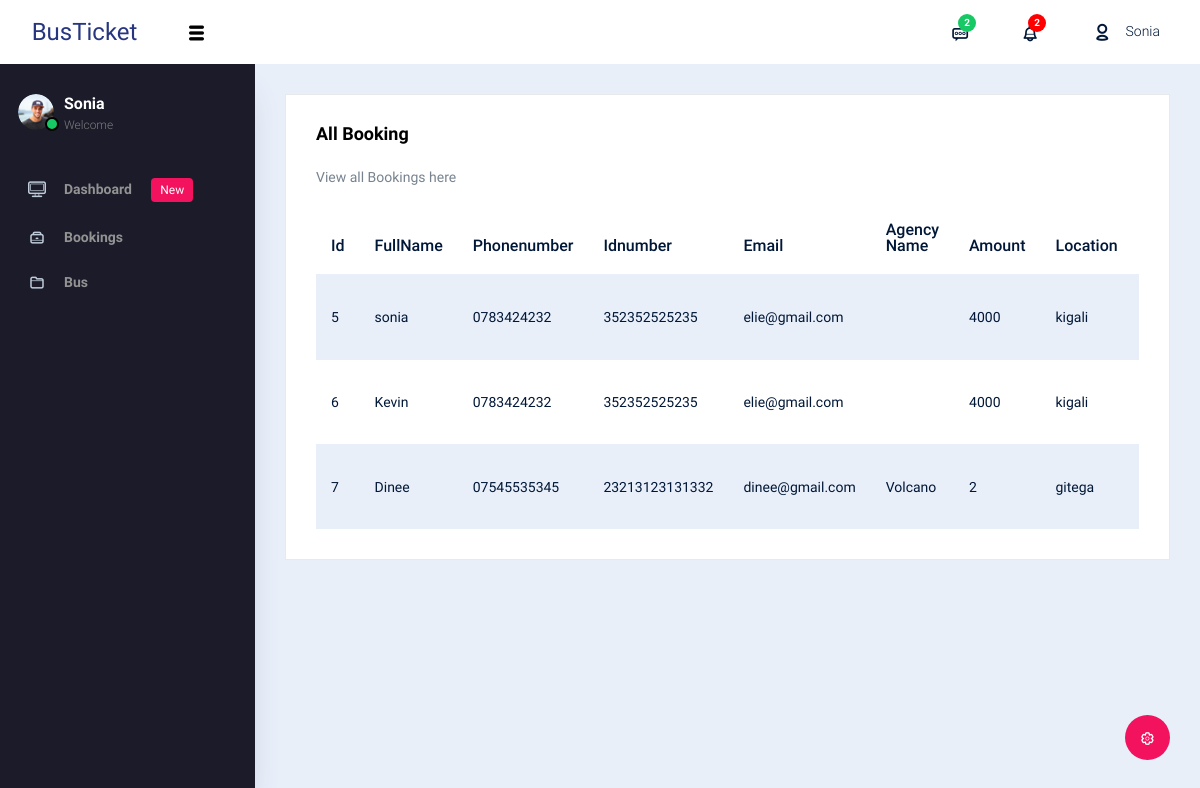
Screenshot of /Agency/allbooking.php (signed in) with the database file from the repository.
### tables this page shows
CREATE TABLE `booking` (
  `booking_id` int(255) NOT NULL,
  `fullname` varchar(255) NOT NULL,
  `phone` varchar(255) NOT NULL,
  `idnumber` varchar(255) NOT NULL,
  `email` varchar(255) NOT NULL,
  `agency_id` int(255) DEFAULT NULL,
  `amount` varchar(255) NOT NULL,
  `location` varchar(255) NOT NULL,
  `destination` varchar(255) NOT NULL,
  `booking_date` date NOT NULL,
  `bus_station` varchar(255) NOT NULL,
  `Date_Now` timestamp(6) NOT NULL DEFAULT current_timestamp(6) ON UPDATE current_timestamp(6),
  `status` varchar(255) NOT NULL DEFAULT '''NOT APPROVED'''
);

CREATE TABLE `agency` (
  `agency_id` int(255) NOT NULL,
  `agency_name` varchar(255) NOT NULL,
  `email` varchar(255) NOT NULL,
  `phone` varchar(255) NOT NULL,
  `location` varchar(255) NOT NULL
);

### Agency/agent_session.php (called while the page is built, shortened)
<?php
  $admin_firstname=$_SESSION['userfirstname'];
  ?>

### Agency/allbooking.php (the view, shortened to what this page needs)
<?php
include 'navbar.php'
?>
        <div class="main-panel">
          <div class="content-wrapper">
            <div class="row">
            <div class="col-lg-12 grid-margin stretch-card">
              <div class="card">
                <div class="card-body">
                  <h4 class="card-title">All Booking</h4>
                  <p class="card-description">
                    View all Bookings here
                  </p>
                  <div class="table-responsive">
                    <table class="table table-striped">
                      <thead>
                        <tr>
                        <th>Id</th>
                          <th>
                            FullName
                          </th>
                          <th>
                            Phonenumber
                          </th>
                          <th>
                            Idnumber
                          </th>
                          <th>
                            Email
                          </th>
                          <th>
                            Agency Name
                          </th>
                          <th>
                            Amount
                          </th>
                          <th>
                            Location
                          </th>
                          <th>
                          </th>
                        </tr>
                      </thead>
                      <tbody>
                      <?php
                        $quer=mysqli_query($conn,"SELECT * FROM booking ");
                        while ($row=mysqli_fetch_array($quer)){
                        ?>
                        <tr>
                          <td><?php echo $row['booking_id'] ; ?></td>
                          <td><?php echo $row['fullname'] ; ?></td>
                          <td><?php echo $row['phone'] ; ?></td>
                          <td><?php echo $row['idnumber'] ; ?></td>
                          <td><?php echo $row['email'] ; ?></td>
                          <td><?php
                                          $agencyid=$row['agency_id'];
                                          $quertwo=mysqli_query($conn,"SELECT * FROM agency WHERE agency_id=$agencyid");
                                          $rowtwo=mysqli_fetch_array($quertwo);
                                         echo  $rowtwo['agency_name'] ;
                                                    ?></td>
                          <td><?php echo $row['amount'] ; ?></td>
                          <td><?php echo $row['location'] ; ?></td>
                          <td><?php echo $row['destination'] ; ?></td>
                        </tr>
                        <?php
                        }
                        ?>
                      </tbody>
                    </table>
                  </div>
                </div>
              </div>
            </div>
            </div>
          </div>
        </div>
      </div>
    </div>
  </body>
</html>

### Agency/navbar.php (shortened to what this page needs)
<?php
include 'agent_session.php';
?>
<!DOCTYPE html>
<html lang="en">
  <head>
    <link rel="stylesheet" href="vendors/typicons.font/font/typicons.css">
    <link rel="stylesheet" href="vendors/css/vendor.bundle.base.css">
    <link rel="stylesheet" href="css/vertical-layout-light/style.css">
  </head>
  <body>
    <div class="container-scroller">
      <nav class="navbar col-lg-12 col-12 p-0 fixed-top d-flex flex-row">
        <div class="text-center navbar-brand-wrapper d-flex align-items-center justify-content-center">
          <a class="navbar-brand brand-logo" href="index.html">Bus<span style='color:pink,font-size:15px'>Ticket</span></a>
          <button class="navbar-toggler navbar-toggler align-self-center d-none d-lg-flex" type="button" data-toggle="minimize">
            <span class="typcn typcn-th-menu"></span>
          </button>
        </div>
        <div class="navbar-menu-wrapper d-flex align-items-center justify-content-end">
          <ul class="navbar-nav navbar-nav-right">
            <li class="nav-item dropdown d-flex">
              <a class="nav-link count-indicator dropdown-toggle d-flex justify-content-center align-items-center" id="messageDropdown" href="#" data-toggle="dropdown">
                <i class="typcn typcn-message-typing"></i>
                <span class="count bg-success">2</span>
              </a>
            </li>
            <li class="nav-item dropdown  d-flex">
              <a class="nav-link count-indicator dropdown-toggle d-flex align-items-center justify-content-center" id="notificationDropdown" href="#" data-toggle="dropdown">
                <i class="typcn typcn-bell mr-0"></i>
                <span class="count bg-danger">2</span>
              </a>
            </li>
            <li class="nav-item nav-profile dropdown">
              <a class="nav-link dropdown-toggle  pl-0 pr-0" href="#" data-toggle="dropdown" id="profileDropdown">
                <i class="typcn typcn-user-outline mr-0"></i>
                <span class="nav-profile-name">  <?php echo $admin_firstname;?></span>
              </a>
            </li>
          </ul>
        </div>
      </nav>
      <div class="container-fluid page-body-wrapper">
        <div class="theme-setting-wrapper">
          <div id="settings-trigger"><i class="typcn typcn-cog-outline"></i></div>
        </div>
        <nav class="sidebar sidebar-offcanvas" id="sidebar">
        <ul class="nav">
          <li class="nav-item">
            <div class="d-flex sidebar-profile">
              <div class="sidebar-profile-image">
                <img src="images/faces/face29.png" alt="image">
                <span class="sidebar-status-indicator"></span>
              </div>
              <div class="sidebar-profile-name">
                <p class="sidebar-name">
                <?php echo $admin_firstname;?>
                </p>
                <p class="sidebar-designation">
                  Welcome
                </p>
              </div>
            </div>
          </li>
          <li class="nav-item">
            <a class="nav-link" href="index.html">
              <i class="typcn typcn-device-desktop menu-icon"></i>
              <span class="menu-title">Dashboard <span class="badge badge-primary ml-3">New</span></span>
            </a>
          </li>
          <li class="nav-item">
            <a class="nav-link" data-toggle="collapse" href="allbooking.php" aria-expanded="false" aria-controls="ui-basic">
              <i class="typcn typcn-briefcase menu-icon"></i>
              <span class="menu-title">Bookings</span>
            </a>
          </li>
          <li class="nav-item">
            <a class="nav-link" data-toggle="collapse" href="bus.php" aria-expanded="false" aria-controls="ui-basic">
              <i class="typcn typcn-folder menu-icon"></i>
              <span class="menu-title">Bus</span>
            </a>
          </li>
        </ul>
      </nav>

### rows the page displays
booking: booking_id "5", fullname "sonia", phone "0783424232", idnumber "352352525235", email "elie@gmail.com", amount "4000", location "kigali"
booking: booking_id "6", fullname "Kevin", phone "0783424232", idnumber "352352525235", email "elie@gmail.com", amount "4000", location "kigali"
booking: booking_id "7", fullname "Dinee", phone "07545535345", idnumber "23213123131332", email "dinee@gmail.com", agency.agency_name "Volcano", amount "2", location "gitega"

### other values shown
$admin_firstname "Sonia"
